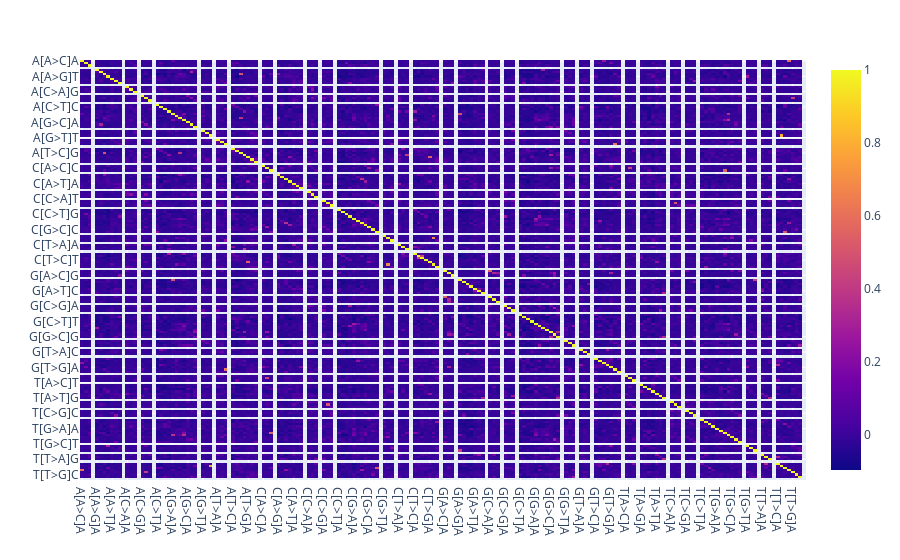

Notebook cell for this chart:
### Code cell
fig = px.imshow(cor_matrix, aspect='auto')
fig.write_html('../pictures/heatmap_cor_cdn.html')
fig.show()

### Figure 1 — Plotly figure (JSON) as saved in the notebook; plotly's stock layout.template omitted (floating-point values rounded to 4 significant figures; data arrays with more than 128 entries replaced by an {"elided": "..."} marker saying what was removed)
{"data": [{"coloraxis": "coloraxis", "hovertemplate": "x: %{x}<br>y: %{y}<br>color: %{z}<extra></extra>", "name": "0", "type": "heatmap", "x": {"elided": "192 str values"}, "xaxis": "x", "y": {"elided": "192 str values"}, "yaxis": "y", "z": {"elided": "192x192 float values"}}], "layout": {"coloraxis": {"colorscale": [[0, "#0d0887"], [0.1111, "#46039f"], [0.2222, "#7201a8"], [0.3333, "#9c179e"], [0.4444, "#bd3786"], [0.5556, "#d8576b"], [0.6667, "#ed7953"], [0.7778, "#fb9f3a"], [0.8889, "#fdca26"], [1, "#f0f921"]]}, "margin": {"t": 60}, "xaxis": {"anchor": "y", "domain": [0, 1]}, "yaxis": {"anchor": "x", "autorange": "reversed", "domain": [0, 1]}}}
